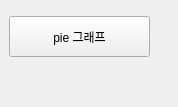
<?xml version="1.0" encoding="UTF-8"?>
<ui version="4.0">
 <class>MainWindow</class>
 <widget class="QMainWindow" name="MainWindow">
  <property name="geometry">
   <rect>
    <x>0</x>
    <y>0</y>
    <width>178</width>
    <height>107</height>
   </rect>
  </property>
  <property name="windowTitle">
   <string>MainWindow</string>
  </property>
  <widget class="QWidget" name="centralwidget">
   <widget class="QPushButton" name="btnDrawPie">
    <property name="geometry">
     <rect>
      <x>9</x>
      <y>16</y>
      <width>141</width>
      <height>41</height>
     </rect>
    </property>
    <property name="text">
     <string>pie 그래프</string>
    </property>
   </widget>
  </widget>
  <widget class="QMenuBar" name="menubar">
   <property name="geometry">
    <rect>
     <x>0</x>
     <y>0</y>
     <width>178</width>
     <height>20</height>
    </rect>
   </property>
  </widget>
 </widget>
 <resources/>
 <connections/>
</ui>
